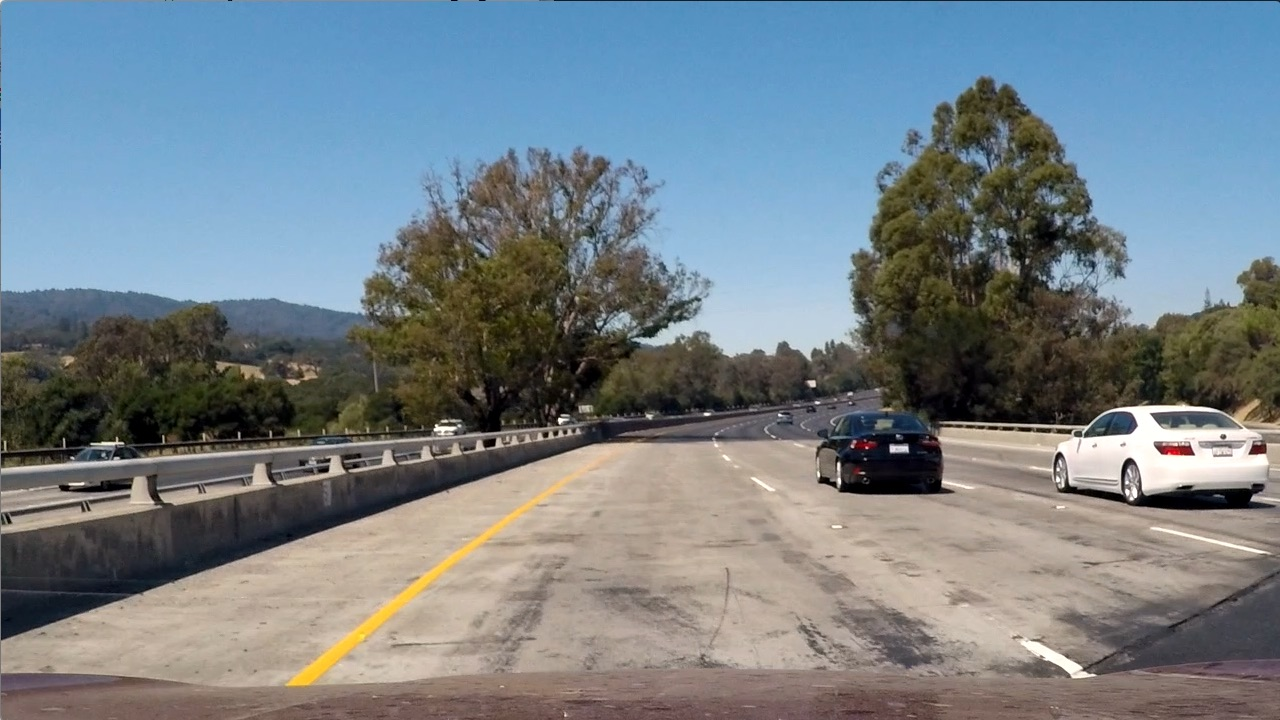
#> input picture test_images/test1.jpg, 1280 x 720 px
$ python -i lesson_functions.py   (imports and definitions only)   (older library calls are emulated)
#> lines starting #> are read from the running program, lines starting #| are printed output that depends on the picture
#> further down, picture is the input picture: shape (720, 1280, 3); mean B, G, R 135.5, 128.7, 117.5
#
# Udacity Code:
#   Most functions found in this file come from Udacity's Vehicle-Detection lesson (www.udacity.com)
#

import numpy as np
import cv2
from skimage.feature import hog
import matplotlib.image as mpimg
import matplotlib.pyplot as plt


def get_hog_features(img, orient, pix_per_cell, cell_per_block,
                     vis=False, feature_vec=True):
  # Call with two outputs if vis==True
#> called with orient = 9, pix_per_cell = 8, cell_per_block = 2, vis = True, feature_vec = True
  if vis == True:
    features, hog_image = hog(img, orientations=orient,
                              pixels_per_cell=(pix_per_cell, pix_per_cell),
                              cells_per_block=(cell_per_block, cell_per_block),
                              transform_sqrt=False,
                              visualise=vis, feature_vector=feature_vec)
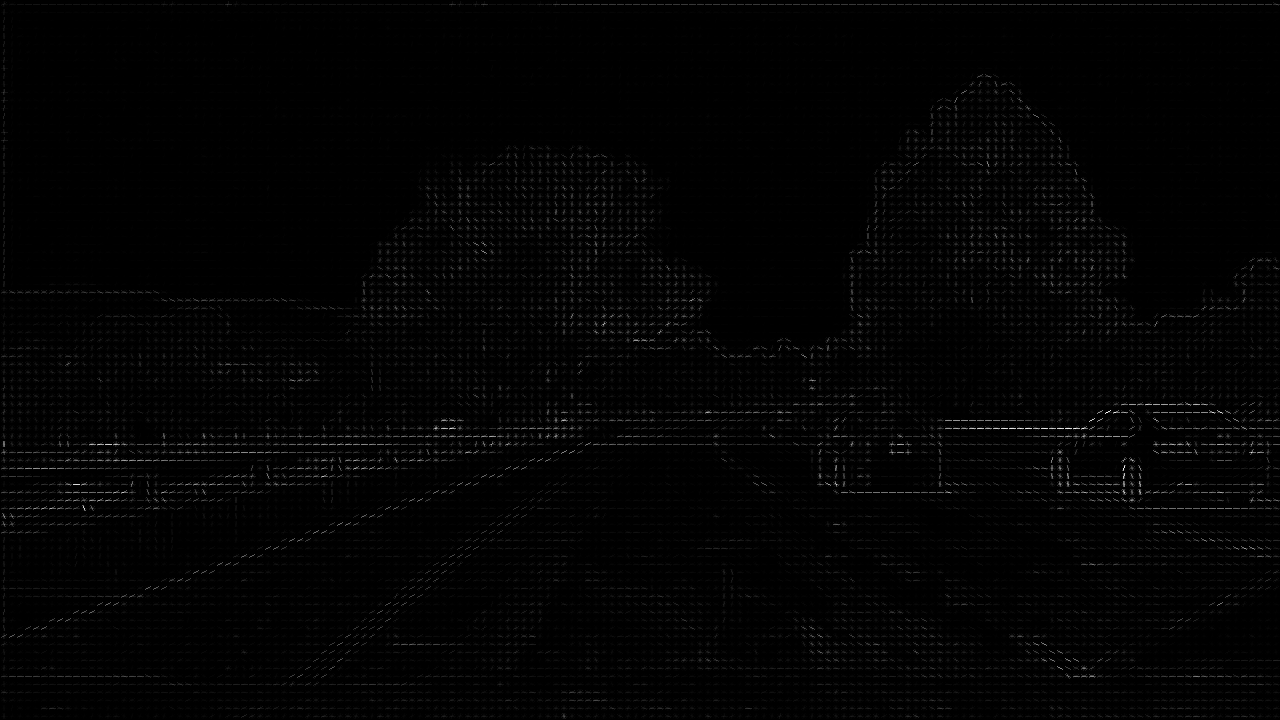
#> hog_image: shape (720, 1280) float64; min 0, max 87.1, mean 1.1; drawn with min black and max white
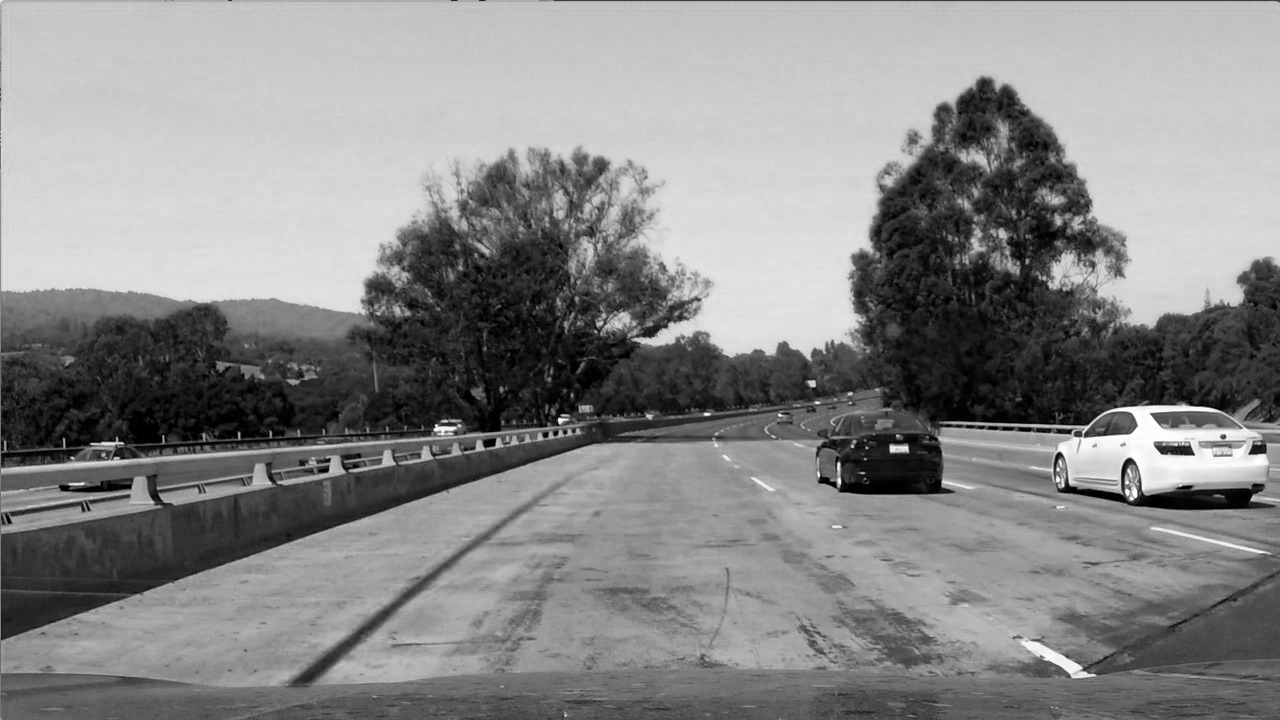
#> img: shape (720, 1280); min 0, max 255, mean 135.5
    return features, hog_image
  # Otherwise call with one output
  else:
    features = hog(img, orientations=orient,
                   pixels_per_cell=(pix_per_cell, pix_per_cell),
                   cells_per_block=(cell_per_block, cell_per_block),
                   transform_sqrt=False,
                   visualise=vis, feature_vector=feature_vec)
    return features


# Define a function to compute binned color features
# [80 lines left out: functions bin_spatial, color_hist, extract_features, single_img_features, not called in this run]


def single_img_features_display(img, color_space='RGB', spatial_size=(32, 32),
                                hist_bins=32, orient=9,
                                pix_per_cell=8, cell_per_block=2, hog_channel=0):
  # 1) Define an empty list to receive features
  img_features = []
  # 2) Apply color conversion if other than 'RGB'
  if color_space != 'RGB':
    if color_space == 'HSV':
      feature_image = cv2.cvtColor(img, cv2.COLOR_BGR2HSV)
    elif color_space == 'LUV':
      feature_image = cv2.cvtColor(img, cv2.COLOR_BGR2LUV)
    elif color_space == 'HLS':
      feature_image = cv2.cvtColor(img, cv2.COLOR_BGR2HLS)
    elif color_space == 'YUV':
      feature_image = cv2.cvtColor(img, cv2.COLOR_BGR2YUV)
    elif color_space == 'YCrCb':
      feature_image = cv2.cvtColor(img, cv2.COLOR_BGR2YCrCb)
  else:
    feature_image = np.copy(img)


  features, hog_image = get_hog_features(feature_image[:, :, hog_channel],
                                         orient, pix_per_cell, cell_per_block,
                                         vis=True, feature_vec=True)

  im_resized = cv2.resize(feature_image, (32, 32))
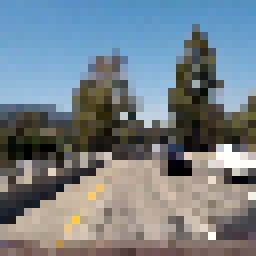
#> im_resized: shape (32, 32, 3) (shown 8 times larger); mean B, G, R 135.6, 128.5, 117.3

  fig = plt.figure()
  plt.subplot(241)
  plt.imshow(feature_image[:, :, 0], cmap='gray')
  plt.title('Car Image CH-1')
  plt.subplot(242)
  plt.imshow(feature_image[:, :, 0], cmap='gray')
  plt.title('Car Image CH-1')
  plt.subplot(243)
  plt.imshow(feature_image[:, :, 1], cmap='gray')
  plt.title('Car Image CH-2')
  plt.subplot(244)
  plt.imshow(feature_image[:, :, 2], cmap='gray')
  plt.title('Car Image CH-3')
  plt.subplot(245)
  plt.imshow(hog_image, cmap='gray')
  plt.title('Car Image CH-1 HOG')
  plt.subplot(246)
  plt.imshow(im_resized[:, :, 0], cmap='gray')
  plt.title('Spatial Features CH-1')
  plt.subplot(247)
  plt.imshow(im_resized[:, :, 1], cmap='gray')
  plt.title('Spatial Features CH-2')
  plt.subplot(248)
  plt.imshow(im_resized[:, :, 2], cmap='gray')
  plt.title('Spatial Features CH-3')
  fig.tight_layout()


# [204 lines left out: functions find_cars, search_windows, add_heat, apply_threshold, draw_labeled_bboxes, slide_window and 1 more, not called in this run]

>>> import cv2
>>> picture = cv2.imread('test_images/test1.jpg')
>>> result = single_img_features_display(picture)
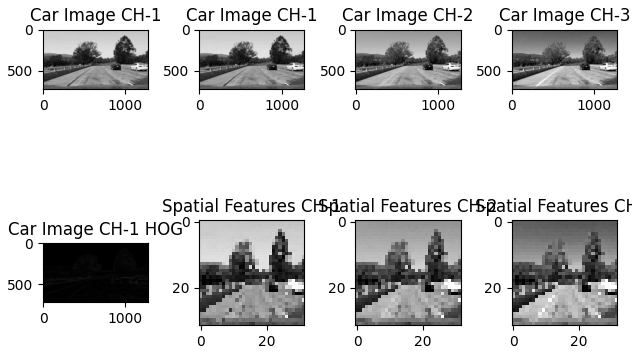
#> figure drawn by matplotlib, 8 panels

$ run again, on test_images/test2.jpg
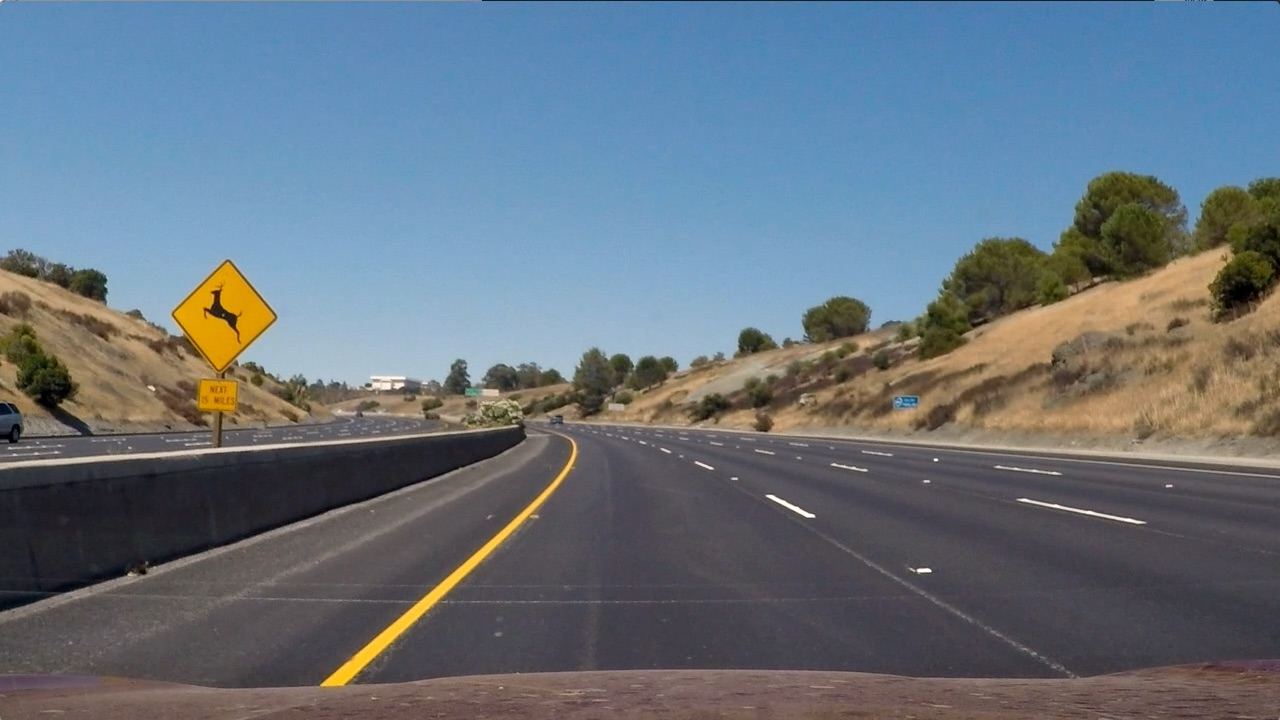
#> input picture test_images/test2.jpg, 1280 x 720 px
#> picture is the input picture: shape (720, 1280, 3); mean B, G, R 125.5, 114.6, 102.8
#> in get_hog_features, `features, hog_image = hog(img, orientations=orient, pixels_per_cell=(p..`:
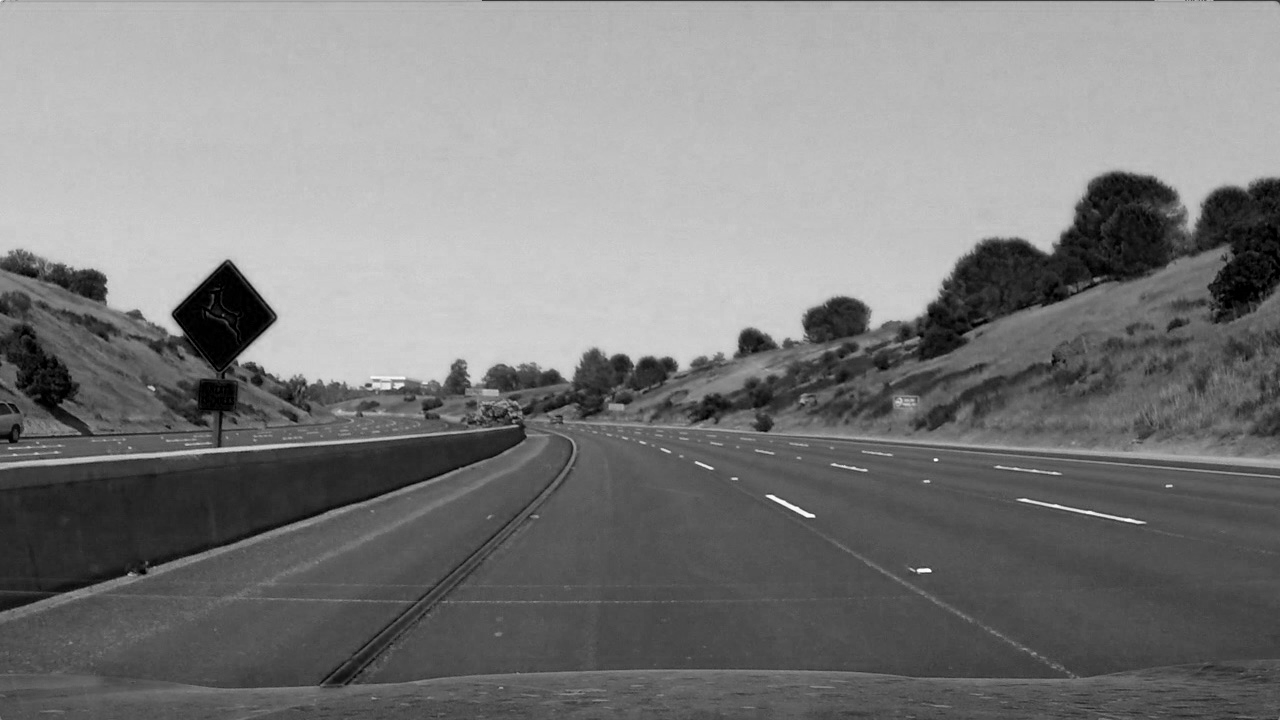
#> img: shape (720, 1280); min 0, max 255, mean 125.5
#> in single_img_features_display, `im_resized = cv2.resize(feature_image, (32, 32))`:
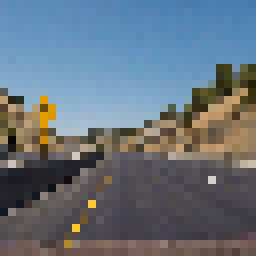
#> im_resized: shape (32, 32, 3) (shown 8 times larger); mean B, G, R 124.8, 113.9, 102.2

$ run again, on test_images/test3.jpg
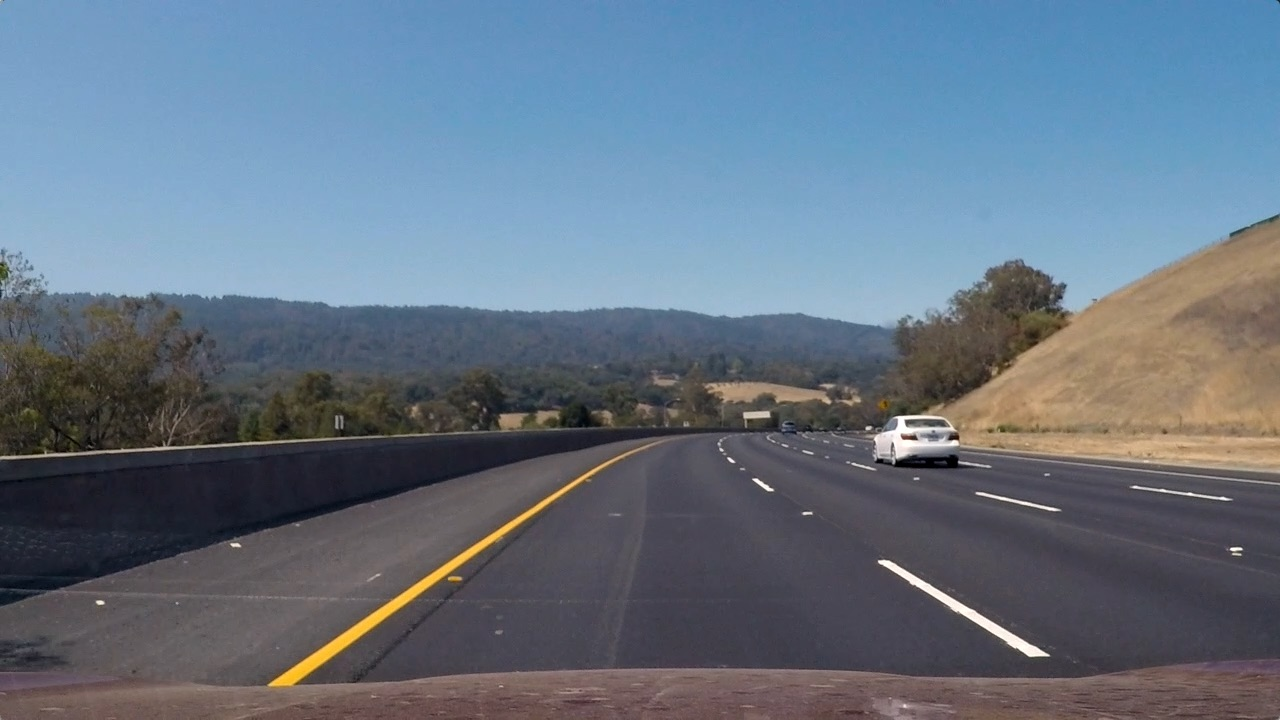
#> input picture test_images/test3.jpg, 1280 x 720 px
#> picture is the input picture: shape (720, 1280, 3); mean B, G, R 130.7, 115.3, 101.1
#> in get_hog_features, `features, hog_image = hog(img, orientations=orient, pixels_per_cell=(p..`:
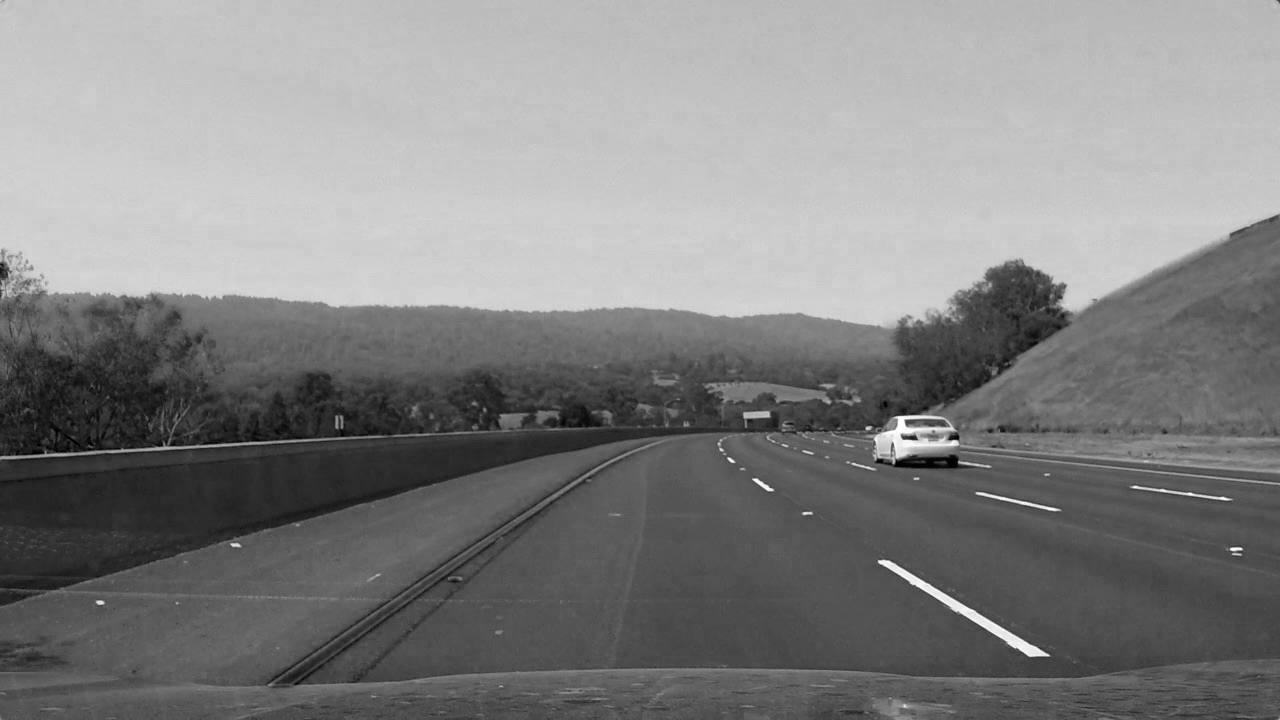
#> img: shape (720, 1280); min 0, max 255, mean 130.7
#> in single_img_features_display, `im_resized = cv2.resize(feature_image, (32, 32))`:
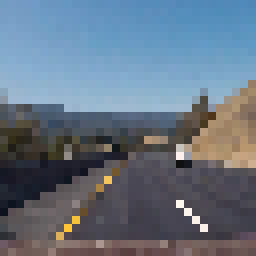
#> im_resized: shape (32, 32, 3) (shown 8 times larger); mean B, G, R 130.9, 115.6, 101.3

$ run again, on test_images/test4.jpg
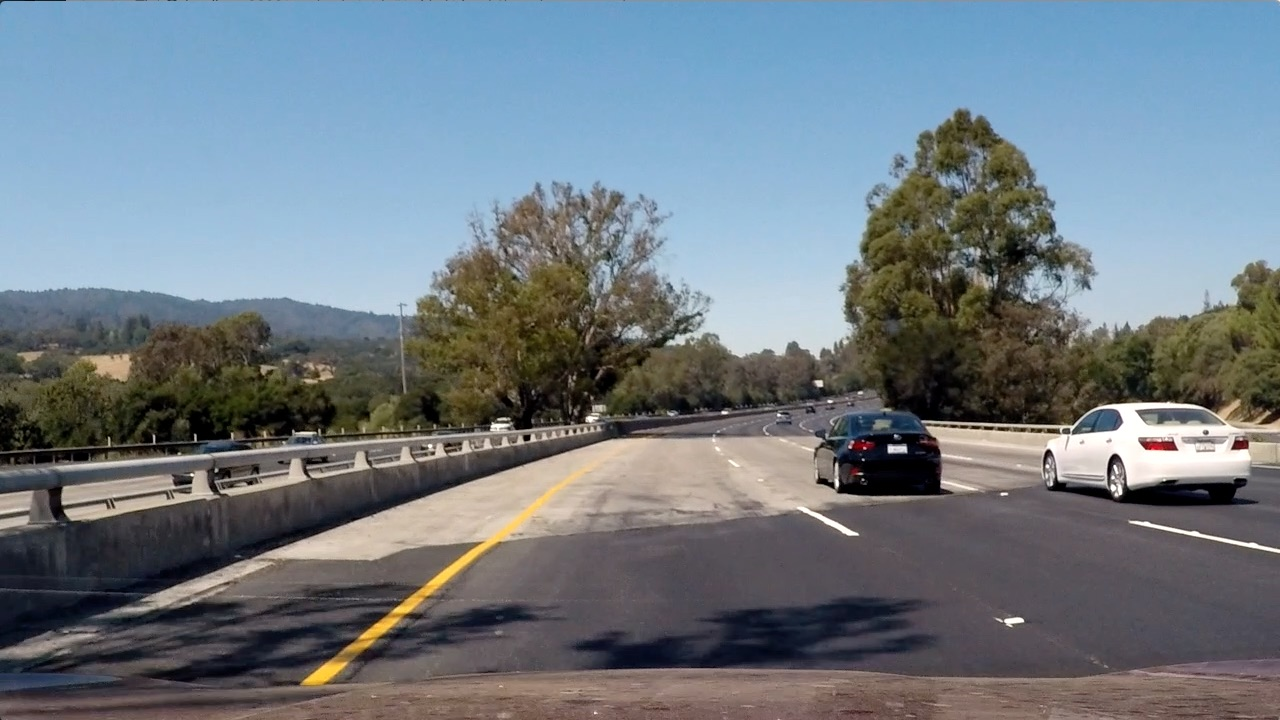
#> input picture test_images/test4.jpg, 1280 x 720 px
#> picture is the input picture: shape (720, 1280, 3); mean B, G, R 130.9, 122.7, 112.2
#> in get_hog_features, `features, hog_image = hog(img, orientations=orient, pixels_per_cell=(p..`:
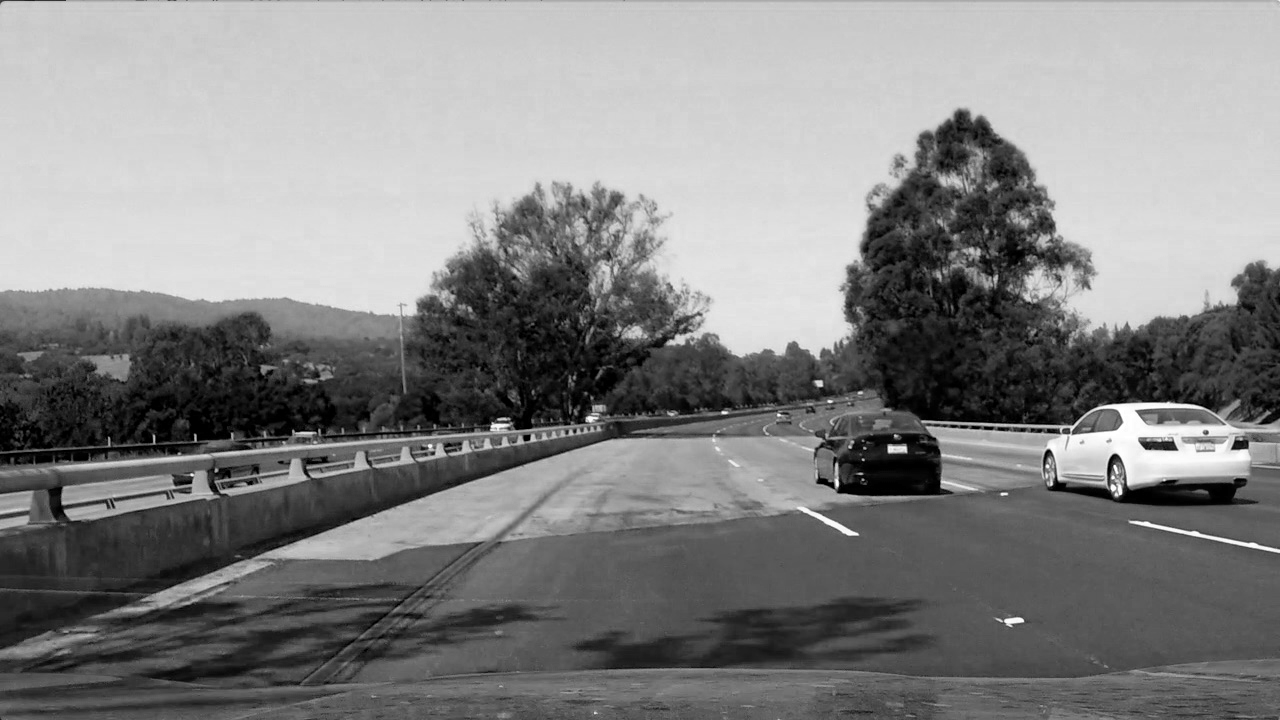
#> img: shape (720, 1280); min 0, max 255, mean 130.9
#> in single_img_features_display, `im_resized = cv2.resize(feature_image, (32, 32))`:
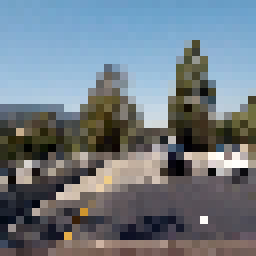
#> im_resized: shape (32, 32, 3) (shown 8 times larger); mean B, G, R 131, 122.5, 111.8
